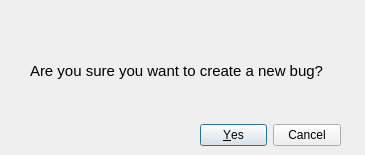
<?xml version="1.0" encoding="UTF-8"?>
<ui version="4.0">
 <class>Dialog</class>
 <widget class="QDialog" name="Dialog">
  <property name="geometry">
   <rect>
    <x>0</x>
    <y>0</y>
    <width>365</width>
    <height>155</height>
   </rect>
  </property>
  <property name="windowTitle">
   <string>Dialog</string>
  </property>
  <widget class="QDialogButtonBox" name="buttonBox">
   <property name="geometry">
    <rect>
     <x>200</x>
     <y>120</y>
     <width>141</width>
     <height>31</height>
    </rect>
   </property>
   <property name="orientation">
    <enum>Qt::Orientation::Horizontal</enum>
   </property>
   <property name="standardButtons">
    <set>QDialogButtonBox::StandardButton::Cancel|QDialogButtonBox::StandardButton::Yes</set>
   </property>
  </widget>
  <widget class="QLabel" name="label">
   <property name="geometry">
    <rect>
     <x>30</x>
     <y>30</y>
     <width>301</width>
     <height>81</height>
    </rect>
   </property>
   <property name="font">
    <font>
     <pointsize>11</pointsize>
    </font>
   </property>
   <property name="text">
    <string>Are you sure you want to create a new bug?</string>
   </property>
   <property name="wordWrap">
    <bool>true</bool>
   </property>
  </widget>
 </widget>
 <resources/>
 <connections>
  <connection>
   <sender>buttonBox</sender>
   <signal>accepted()</signal>
   <receiver>Dialog</receiver>
   <slot>accept()</slot>
   <hints>
    <hint type="sourcelabel">
     <x>248</x>
     <y>254</y>
    </hint>
    <hint type="destinationlabel">
     <x>157</x>
     <y>274</y>
    </hint>
   </hints>
  </connection>
  <connection>
   <sender>buttonBox</sender>
   <signal>rejected()</signal>
   <receiver>Dialog</receiver>
   <slot>reject()</slot>
   <hints>
    <hint type="sourcelabel">
     <x>316</x>
     <y>260</y>
    </hint>
    <hint type="destinationlabel">
     <x>286</x>
     <y>274</y>
    </hint>
   </hints>
  </connection>
 </connections>
</ui>
